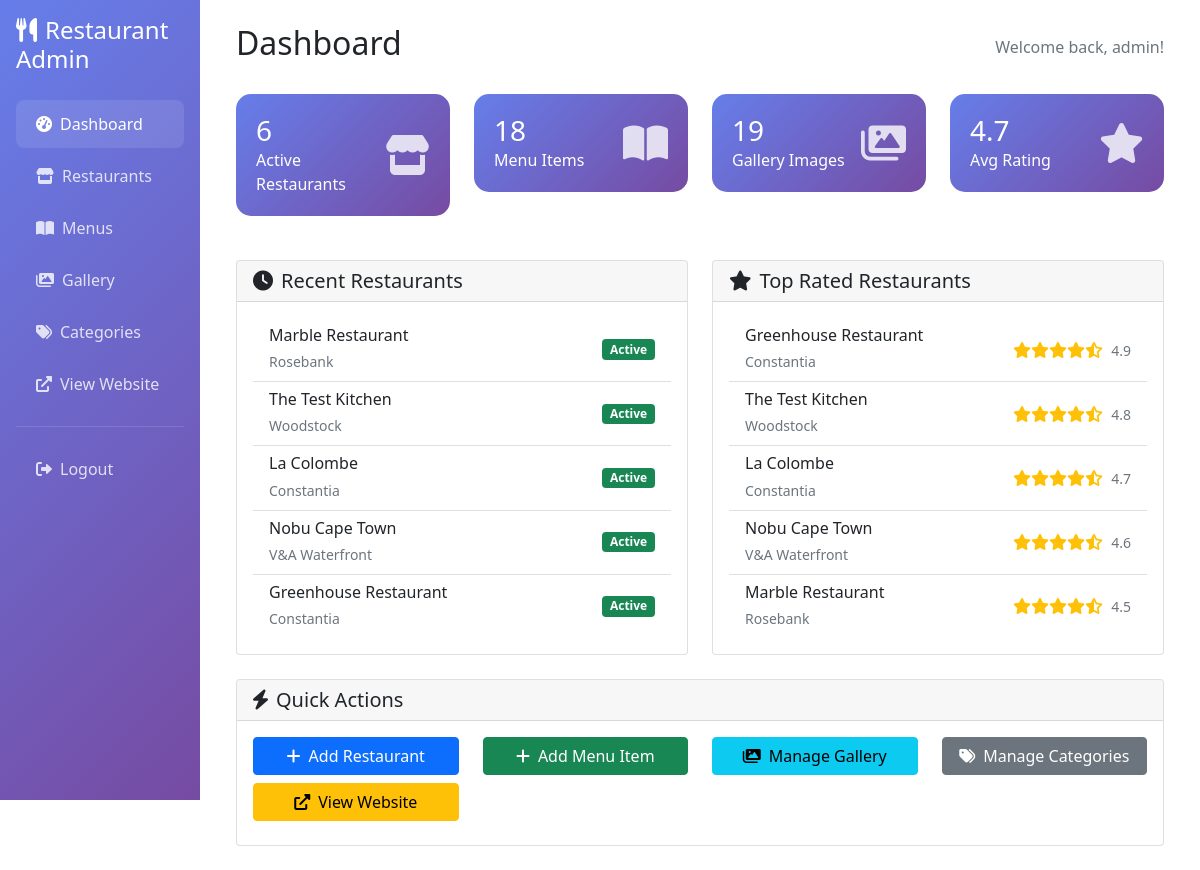
Page /admin/dashboard.php (signed in) on the committed database.
### tables this page shows
CREATE TABLE restaurants (
    id INT AUTO_INCREMENT PRIMARY KEY,
    name VARCHAR(100) NOT NULL,
    description TEXT,
    location VARCHAR(100) NOT NULL,
    address TEXT NOT NULL,
    phone VARCHAR(20),
    email VARCHAR(100),
    opening_hours TEXT,
    image_url VARCHAR(255),
    video_url VARCHAR(255),
    rating DECIMAL(3,2) DEFAULT 0.00,
    latitude DECIMAL(10, 8),
    longitude DECIMAL(11, 8),
    status ENUM('active', 'inactive') DEFAULT 'active',
    created_at TIMESTAMP DEFAULT CURRENT_TIMESTAMP,
    updated_at TIMESTAMP DEFAULT CURRENT_TIMESTAMP ON UPDATE CURRENT_TIMESTAMP
);

### admin/dashboard.php (the view, shortened to what this page needs)
<?php
require_once '../config/config.php';
$database = new Database();
$db = $database->getConnection();
$stats = [];
$query = "SELECT COUNT(*) as total FROM restaurants WHERE status = 'active'";
$stmt = $db->prepare($query);
$stmt->execute();
$stats['restaurants'] = $stmt->fetch()['total'];
$query = "SELECT COUNT(*) as total FROM menu_items mi
          JOIN restaurants r ON mi.restaurant_id = r.id
          WHERE r.status = 'active' AND mi.is_available = 1";
$stmt = $db->prepare($query);
$stmt->execute();
$stats['menu_items'] = $stmt->fetch()['total'];
$query = "SELECT COUNT(*) as total FROM restaurant_images ri
          JOIN restaurants r ON ri.restaurant_id = r.id
          WHERE r.status = 'active'";
$stmt = $db->prepare($query);
$stmt->execute();
$stats['gallery_images'] = $stmt->fetch()['total'];
$query = "SELECT * FROM restaurants ORDER BY created_at DESC LIMIT 5";
$stmt = $db->prepare($query);
$stmt->execute();
$recent_restaurants = $stmt->fetchAll();
$query = "SELECT * FROM restaurants WHERE status = 'active' ORDER BY rating DESC LIMIT 5";
$stmt = $db->prepare($query);
$stmt->execute();
$top_rated = $stmt->fetchAll();
?>
<!DOCTYPE html>
<html lang="en">
<head>
    <link href="https://cdn.jsdelivr.net/npm/bootstrap@5.1.3/dist/css/bootstrap.min.css" rel="stylesheet">
    <link href="https://cdnjs.cloudflare.com/ajax/libs/font-awesome/6.0.0/css/all.min.css" rel="stylesheet">
</head>
<body>
    <div class="container-fluid">
        <div class="row">
            <div class="col-md-3 col-lg-2 px-0">
                <div class="sidebar">
                    <div class="p-3">
                        <h4 class="text-white mb-4">
                            <i class="fas fa-utensils me-2"></i>Restaurant Admin
                        </h4>
                        <nav class="nav flex-column">
                            <a class="nav-link active" href="dashboard.php">
                                <i class="fas fa-tachometer-alt me-2"></i>Dashboard
                            </a>
                            <a class="nav-link" href="restaurants.php">
                                <i class="fas fa-store me-2"></i>Restaurants
                            </a>
                            <a class="nav-link" href="menus.php">
                                <i class="fas fa-book-open me-2"></i>Menus
                            </a>
                            <a class="nav-link" href="gallery.php">
                                <i class="fas fa-images me-2"></i>Gallery
                            </a>
                            <a class="nav-link" href="categories.php">
                                <i class="fas fa-tags me-2"></i>Categories
                            </a>
                            <a class="nav-link" href="../index.php" target="_blank">
                                <i class="fas fa-external-link-alt me-2"></i>View Website
                            </a>
                            <hr class="text-white-50">
                            <a class="nav-link" href="logout.php">
                                <i class="fas fa-sign-out-alt me-2"></i>Logout
                            </a>
                        </nav>
                    </div>
                </div>
            </div>
            <div class="col-md-9 col-lg-10">
                <div class="p-4">
                    <div class="d-flex justify-content-between align-items-center mb-4">
                        <h2>Dashboard</h2>
                        <div class="text-muted">
                            Welcome back, <?php echo htmlspecialchars($_SESSION['admin_username']); ?>!
                        </div>
                    </div>
                    <div class="row mb-4">
                        <div class="col-md-6 col-lg-3">
                            <div class="stat-card">
                                <div class="d-flex justify-content-between align-items-center">
                                    <div>
                                        <h3 class="mb-0"><?php echo $stats['restaurants']; ?></h3>
                                        <p class="mb-0">Active Restaurants</p>
                                    </div>
                                    <i class="fas fa-store stat-icon"></i>
                                </div>
                            </div>
                        </div>
                        <div class="col-md-6 col-lg-3">
                            <div class="stat-card">
                                <div class="d-flex justify-content-between align-items-center">
                                    <div>
                                        <h3 class="mb-0"><?php echo $stats['menu_items']; ?></h3>
                                        <p class="mb-0">Menu Items</p>
                                    </div>
                                    <i class="fas fa-book-open stat-icon"></i>
                                </div>
                            </div>
                        </div>
                        <div class="col-md-6 col-lg-3">
                            <div class="stat-card">
                                <div class="d-flex justify-content-between align-items-center">
                                    <div>
                                        <h3 class="mb-0"><?php echo $stats['gallery_images']; ?></h3>
                                        <p class="mb-0">Gallery Images</p>
                                    </div>
                                    <i class="fas fa-images stat-icon"></i>
                                </div>
                            </div>
                        </div>
                        <div class="col-md-6 col-lg-3">
                            <div class="stat-card">
                                <div class="d-flex justify-content-between align-items-center">
                                    <div>
                                        <h3 class="mb-0">4.7</h3>
                                        <p class="mb-0">Avg Rating</p>
                                    </div>
                                    <i class="fas fa-star stat-icon"></i>
                                </div>
                            </div>
                        </div>
                    </div>
                    <div class="row">
                        <div class="col-lg-6 mb-4">
                            <div class="card">
                                <div class="card-header">
                                    <h5 class="mb-0"><i class="fas fa-clock me-2"></i>Recent Restaurants</h5>
                                </div>
                                <div class="card-body">
                                    <?php if (empty($recent_restaurants)): ?>
                                        <p class="text-muted">No restaurants found.</p>
                                    <?php else: ?>
                                        <div class="list-group list-group-flush">
                                            <?php foreach ($recent_restaurants as $restaurant): ?>
                                                <div class="list-group-item d-flex justify-content-between align-items-center">
                                                    <div>
                                                        <h6 class="mb-1"><?php echo htmlspecialchars($restaurant['name']); ?></h6>
                                                        <small class="text-muted"><?php echo htmlspecialchars($restaurant['location']); ?></small>
                                                    </div>
                                                    <span class="badge bg-<?php echo $restaurant['status'] == 'active' ? 'success' : 'secondary'; ?>">
                                                        <?php echo ucfirst($restaurant['status']); ?>
                                                    </span>
                                                </div>
                                            <?php endforeach; ?>
                                        </div>
                                    <?php endif; ?>
                                </div>
                            </div>
                        </div>
                        <div class="col-lg-6 mb-4">
                            <div class="card">
                                <div class="card-header">
                                    <h5 class="mb-0"><i class="fas fa-star me-2"></i>Top Rated Restaurants</h5>
                                </div>
                                <div class="card-body">
                                    <?php if (empty($top_rated)): ?>
                                        <p class="text-muted">No restaurants found.</p>
                                    <?php else: ?>
                                        <div class="list-group list-group-flush">
                                            <?php foreach ($top_rated as $restaurant): ?>
                                                <div class="list-group-item d-flex justify-content-between align-items-center">
                                                    <div>
                                                        <h6 class="mb-1"><?php echo htmlspecialchars($restaurant['name']); ?></h6>
                                                        <small class="text-muted"><?php echo htmlspecialchars($restaurant['location']); ?></small>
                                                    </div>
                                                    <div class="text-warning">
                                                        <?php echo getStars($restaurant['rating']); ?>
                                                        <small class="text-muted ms-1"><?php echo formatRating($restaurant['rating']); ?></small>
                                                    </div>
                                                </div>
                                            <?php endforeach; ?>
                                        </div>
                                    <?php endif; ?>
                                </div>
                            </div>
                        </div>
                    </div>
                    <div class="row">
                        <div class="col-12">
                            <div class="card">
                                <div class="card-header">
                                    <h5 class="mb-0"><i class="fas fa-bolt me-2"></i>Quick Actions</h5>
                                </div>
                                <div class="card-body">
                                    <div class="row">
                                        <div class="col-md-3 mb-2">
                                            <a href="restaurants.php?action=add" class="btn btn-primary w-100">
                                                <i class="fas fa-plus me-2"></i>Add Restaurant
                                            </a>
                                        </div>
                                        <div class="col-md-3 mb-2">
                                            <a href="menus.php?action=add" class="btn btn-success w-100">
                                                <i class="fas fa-plus me-2"></i>Add Menu Item
                                            </a>
                                        </div>
                                        <div class="col-md-3 mb-2">
                                            <a href="gallery.php" class="btn btn-info w-100">
                                                <i class="fas fa-images me-2"></i>Manage Gallery
                                            </a>
                                        </div>
                                        <div class="col-md-3 mb-2">
                                            <a href="categories.php" class="btn btn-secondary w-100">
                                                <i class="fas fa-tags me-2"></i>Manage Categories
                                            </a>
                                        </div>
                                        <div class="col-md-3 mb-2">
                                            <a href="../index.php" target="_blank" class="btn btn-warning w-100">
                                                <i class="fas fa-external-link-alt me-2"></i>View Website
                                            </a>
                                        </div>
                                    </div>
                                </div>
                            </div>
                        </div>
                    </div>
                </div>
            </div>
        </div>
    </div>
</body>
</html>

### config/config.php (shortened to what this page needs)
<?php
function formatRating($rating) {
    return number_format($rating, 1);
}
function getStars($rating) {
    $stars = '';
    $fullStars = floor($rating);
    $hasHalfStar = ($rating - $fullStars) >= 0.5;
    for ($i = 0; $i < $fullStars; $i++) {
        $stars .= '<i class="fas fa-star"></i>';
    }
    if ($hasHalfStar) {
        $stars .= '<i class="fas fa-star-half-alt"></i>';
    }
    $emptyStars = 5 - $fullStars - ($hasHalfStar ? 1 : 0);
    for ($i = 0; $i < $emptyStars; $i++) {
        $stars .= '<i class="far fa-star"></i>';
    }
    return $stars;
}
?>

### admin/dashboard.php (style rules this page uses)
.sidebar { min-height: 100vh; background: linear-gradient(135deg, #667eea 0%, #764ba2 100%); }
.sidebar .nav-link { color: rgba(255, 255, 255, 0.8); padding: 12px 20px; border-radius: 8px; margin: 2px 0; }
.sidebar .nav-link:hover, .sidebar .nav-link.active { color: white; background: rgba(255, 255, 255, 0.1); }
.stat-card { background: linear-gradient(135deg, #667eea 0%, #764ba2 100%); color: white; border-radius: 15px; padding: 20px; margin-bottom: 20px; }
.stat-card .stat-icon { font-size: 2.5rem; opacity: 0.8; }

### rows in the picture
restaurants: name "Marble Restaurant", location "Rosebank", status "Active", rating "4.5"
restaurants: name "The Test Kitchen", location "Woodstock", status "Active", rating "4.8"
restaurants: name "La Colombe", location "Constantia", status "Active", rating "4.7"
restaurants: name "Nobu Cape Town", location "V&A Waterfront", status "Active", rating "4.6"
restaurants: name "Greenhouse Restaurant", location "Constantia", status "Active", rating "4.9"

### other values in the picture
$_SESSION['admin_username'] "admin"
$stats['restaurants'] "6"
$stats['menu_items'] "18"
$stats['gallery_images'] "19"
